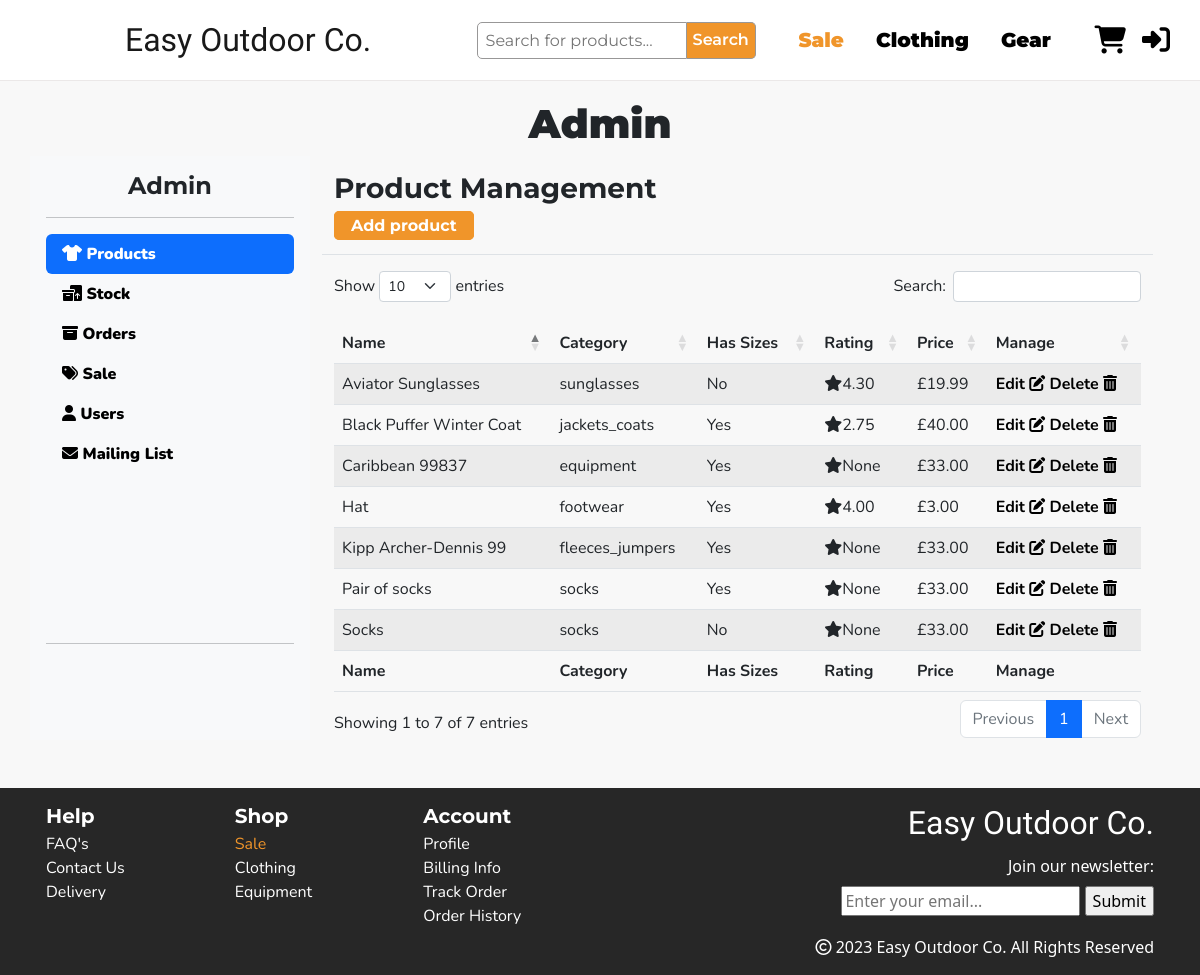
Screenshot of /manage/ with the database file from the repository.
### products/models.py (models this page shows, shortened)
class Product(models.Model):
    category = models.ForeignKey('Category', null=True, on_delete=models.SET_NULL)
    name = models.CharField(max_length=200)
    desc = models.TextField()
    slug = models.SlugField(max_length=50, unique=True, blank=True, null=True)
    has_sizes = models.BooleanField(blank=False, default=True)
    price = models.DecimalField(max_digits=6, decimal_places=2)
    sale_price = models.DecimalField(max_digits=6, decimal_places=2, null=True, blank=True)
    rating = models.DecimalField(max_digits=4, decimal_places=2, null=True, blank=True, validators=[MaxValueValidator(5)])
    image = models.ImageField(null=True, blank=True)
    image_url = models.URLField(null=True, blank=True)
    def __str__(self):
        return self.name

class Category(models.Model):
    class Meta:
        verbose_name_plural = 'Categories'
    name = models.CharField(max_length=200)
    friendly_name = models.CharField(max_length=200, null=True, blank=True)
    def __str__(self):
        return self.name

### manage_site/views.py (the view)
# urls.py: path('manage/', include('manage_site.urls')),
def manage_site(request):
    template = 'manage_site/manage-site.html'
    products = Product.objects.all()
    size_stock = SizeStock.objects.all()
    regular_stock = RegularStock.objects.all()
    orders = Order.objects.all()
    context = {
        'products': products,
        'regular_stock': regular_stock,
        'size_stock': size_stock,
        'orders': orders,
    }
    return render(request, template, context)

### basket/contexts.py (called while the page is built, shortened)
def basket_contents(request):
    basket_items = []
    total = 0
    product_count = 0
    basket = request.session.get('basket', {})
    if total < settings.FREE_DELIVERY_THRESHOLD:
        delivery = total * Decimal(settings.STANDARD_DELIVERY_PERCENTAGE)
        free_delivery_delta = settings.FREE_DELIVERY_THRESHOLD - total
    else:
        delivery = 0
        free_delivery_delta = 0
    grand_total = delivery + total
    context = {
        'basket_items': basket_items,
        'total': total,
        'product_count': product_count,
        'delivery': delivery,
        'free_delivery_delta': free_delivery_delta,
        'grand_total': grand_total,
    }
    return context

### manage_site/templates/manage_site/manage-site.html (shortened to what this page needs)
{% extends "base.html" %}
{% load static %}
{% load basket_tools %}
{% block extra_css %}
<link rel="stylesheet" href="{% static 'css/manage_site.css' %}">
{% endblock %}
{% block content %}
<section class="admin-section">
    <div class="container pb-5">
        <div class="row">
            <h2 class="px-3 fs-1 fw-bold text-center">Admin</h2>
        </div>
        <div class="row">
            <div class="col-2 d-flex flex-column flex-shrink-0 p-3 bg-light" style="width: 280px;">
                <h3 class="fs-4 m-0 text-center fw-bold">Admin</h3>
                <hr>
                <ul class="nav nav-pills flex-column mb-auto">
                    <li class="nav-item">
                        <a href="#" class="nav-link active" aria-current="page">
                            <i class="fa-solid fa-shirt"></i>
                            Products
                        </a>
                    </li>
                    <li>
                        <a href="#" class="nav-link">
                            <i class="fa-solid fa-boxes-packing"></i>
                            Stock
                        </a>
                    </li>
                    <li>
                        <a href="#" class="nav-link">
                            <i class="fa-solid fa-box-archive"></i>
                            Orders
                        </a>
                    </li>
                    <li>
                        <a href="#" class="nav-link">
                            <i class="fa-solid fa-tags"></i>
                            Sale
                        </a>
                    </li>
                    <li>
                        <a href="#" class="nav-link">
                            <i class="fa-solid fa-user"></i>
                            Users
                        </a>
                    </li>
                    <li>
                        <a href="#" class="nav-link">
                            <i class="fa-solid fa-envelope"></i>
                            Mailing List
                        </a>
                    </li>
                </ul>
                <hr>
                <div class="dropdown">
                    <div class="logo"></div>
                </div>
            </div>
            <div class="col-12 col-md-9">
                <div class="container">
                    <div class="admin-db" id="manage-products">
                        {% include 'manage_site/includes/manage-products.html' %}
                    </div>
                </div>
            </div>
</section>
{% endblock %}

### manage_site/templates/manage_site/includes/manage-products.html
<div class="row border-bottom mb-3">
    <div class="my-3">
        <h3 class="fw-bold">Product Management</h3>
        <a class="shop-btn px-3 py-1 text-decoration-none" href="{% url 'add-product' %}">Add
            product</a>
    </div>
</div>
<table id="productTable" class="table table-striped data-table" style="width:100%">
    <thead>
        <tr>
            <th>Name</th>
            <th class="d-none d-md-table-cell">Category</th>
            <th class="d-none d-md-table-cell">Has Sizes</th>
            <th class="d-none d-md-table-cell">Rating</th>
            <th>Price</th>
            <th>Manage</th>
        </tr>
    </thead>
    <tbody>
        {% for product in products %}
        <tr>
            <td>{{ product }}</td>
            <td class="d-none d-md-table-cell">{{ product.category }}</td>
            {% if product.has_sizes %}
            <td class="d-none d-md-table-cell">Yes</td>
            {% else %}
            <td class="d-none d-md-table-cell">No</td>
            {% endif %}
            <td class="d-none d-md-table-cell"><i class="fa-solid fa-star"></i>{{ product.rating }}</td>
            <td>£{{ product.price }}</td>
            <td>
                <a class="fw-bold" href="{% url 'update-product' pk=product.id %}">Edit
                    <i class="fa-solid fa-pen-to-square"></i></a>
                <a class="fw-bold" href="{% url 'delete-product' pk=product.id %}">Delete
                    <i class="fa-solid fa-trash-can"></i></a>
            </td>
        </tr>
        {% endfor %}
    </tbody>
    <tfoot>
        <tr>
            <th>Name</th>
            <th class="d-none d-md-table-cell">Category</th>
            <th class="d-none d-md-table-cell">Has Sizes</th>
            <th class="d-none d-md-table-cell">Rating</th>
            <th>Price</th>
            <th>Manage</th>
        </tr>
    </tfoot>
</table>

### static/css/base.css (style rules this page uses)
body { height: 100vh; width: 100%; margin: 0; display: table; }
.shop-btn { background-color: #F0952A; color: white; font-family: Montserrat, sans-serif; font-weight: 700; border-radius: 5px; border: 1px solid #F0952A; }
.nav-link { font-weight: 900; color: #000000; }
.logo { width: 4rem; height: 4rem; background: url('https://res.cloudinary.com/dn8zjehza/image/upload/v1672920246/Easy%20Outdoor%20Co/logo2_vxat2m.png'); background-size: cover; border-radius: 50%; margin: auto; }
table a { text-decoration: none; color: #000000; }

### manage_site/static/css/manage_site.css (style rules this page uses)
body { background-color: #f8f8f8!important; }
.admin-section { padding-top: 20px; font-family: Nunito, sans-serif; max-width: 100vw; }
.admin-section h2 { font-family: Montserrat, sans-serif; font-weight: 900!important; }
.admin-section h3 { font-family: Montserrat, sans-serif!important; }

### rows the page displays
Product: name "Black Puffer Winter Coat", category "jackets_coats", has_sizes "Yes", rating "2.75", price "40.00"
Product: name "Aviator Sunglasses", category "sunglasses", has_sizes "No", rating "4.30", price "19.99"
Product: name "Hat", category "footwear", has_sizes "Yes", rating "4.00", price "3.00"
Product: name "Kipp Archer-Dennis 99", category "fleeces_jumpers", has_sizes "Yes", rating "None", price "33.00"
Product: name "Caribbean 99837", category "equipment", has_sizes "Yes", rating "None", price "33.00"
Product: name "Socks", category "socks", has_sizes "No", rating "None", price "33.00"
Product: name "Pair of socks", category "socks", has_sizes "Yes", rating "None", price "33.00"
